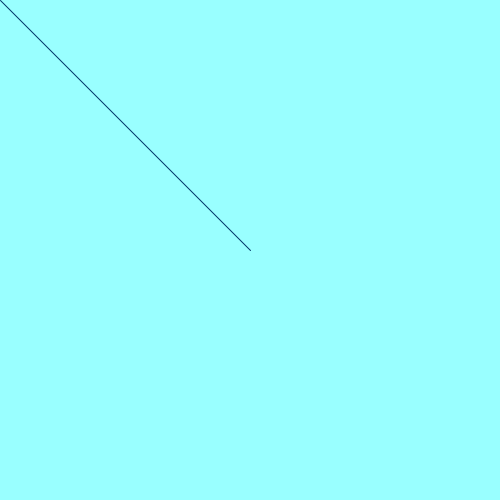
Frame 1 (no input)
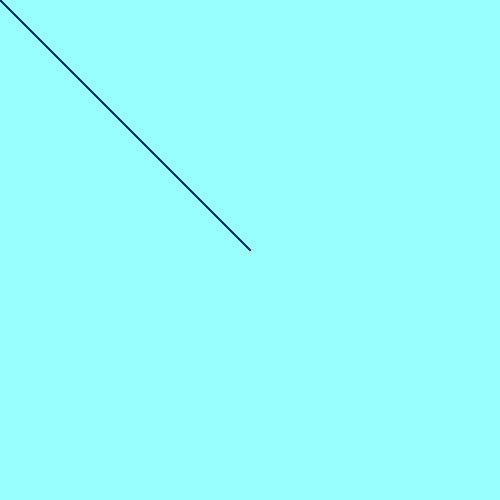
Frame 60 (the mouse pressed at the canvas centre just before this capture)
Frame 120 (the mouse held since frame 60 and released just before this capture): identical to frame 60, image omitted

The Processing sketch that drew these frames (run headless with seeded random() and noise(); from frame 60 on, the mouse is pressed at the canvas centre):

// Processing sketch: line
// ── line.pde
/*
line.pde

author: christopher romo
created: 10/08/2024
*/

// setup function happens only once
void setup() {
  // size function defines the canvas size
  size(500,500);
  
  // set the location on the desktop
  surface.setLocation(100, 100);
  
  // background function defines the canvas color
  background(153,255,255);
} //setup

// draw function loops continuously
void draw() {
  // stroke function defines the color of line
  stroke(0,51,102);
  
  // line starts at (250,250) and ends at mouse position
  line(250,250,mouseX,mouseY);
} // draw
